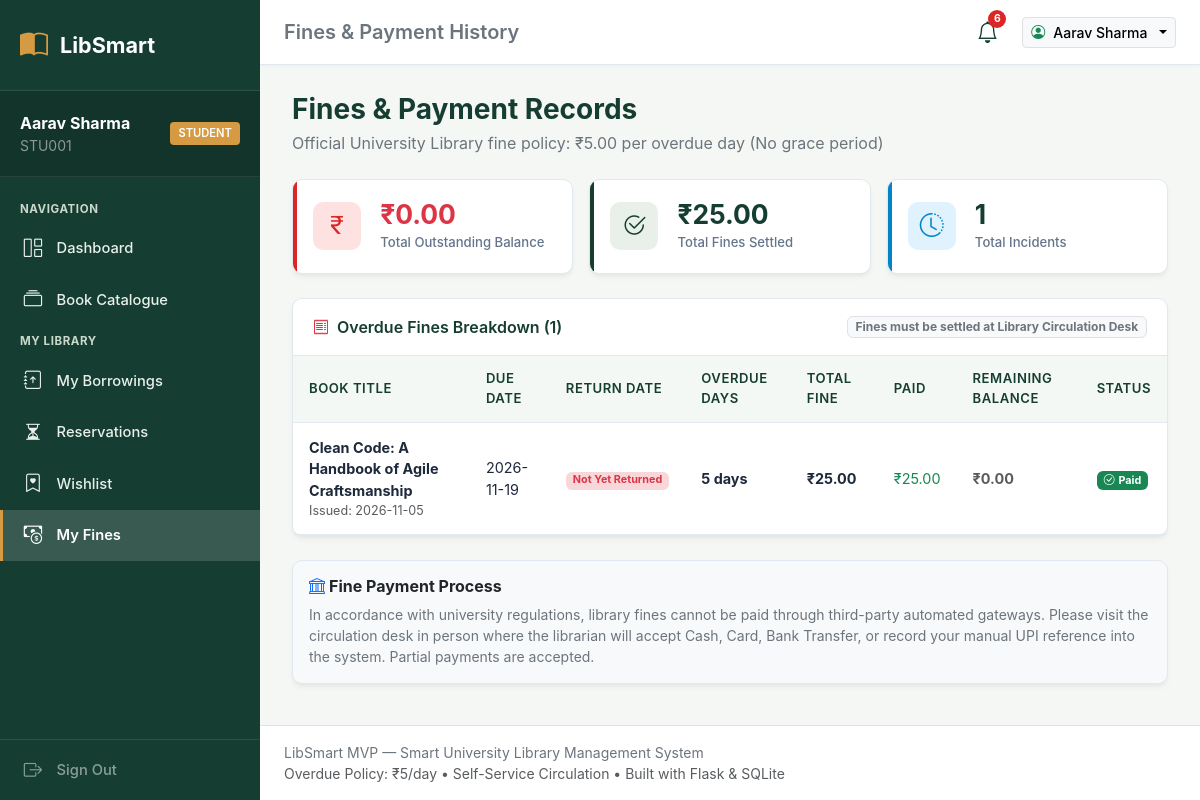
The app's page /my-fines (signed in) with its own data.
### tables this page shows
CREATE TABLE users (
    id INTEGER PRIMARY KEY AUTOINCREMENT,
    university_id TEXT UNIQUE NOT NULL,
    name TEXT NOT NULL,
    email TEXT UNIQUE NOT NULL,
    password_hash TEXT NOT NULL,
    role TEXT NOT NULL CHECK(role IN ('student', 'faculty', 'librarian', 'admin')),
    max_borrow_limit INTEGER NOT NULL DEFAULT 3,
    is_active INTEGER NOT NULL DEFAULT 1,
    created_at TIMESTAMP DEFAULT CURRENT_TIMESTAMP
);

CREATE TABLE fines (
    id INTEGER PRIMARY KEY AUTOINCREMENT,
    borrowing_id INTEGER NOT NULL REFERENCES borrowings(id) ON DELETE CASCADE,
    user_id INTEGER NOT NULL REFERENCES users(id) ON DELETE CASCADE,
    overdue_days INTEGER NOT NULL DEFAULT 0,
    amount REAL NOT NULL DEFAULT 0.0,
    status TEXT NOT NULL DEFAULT 'unpaid' CHECK(status IN ('unpaid', 'partially_paid', 'paid')),
    created_at TIMESTAMP DEFAULT CURRENT_TIMESTAMP,
    updated_at TIMESTAMP DEFAULT CURRENT_TIMESTAMP
);

CREATE TABLE books (
    id INTEGER PRIMARY KEY AUTOINCREMENT,
    isbn TEXT UNIQUE NOT NULL,
    title TEXT NOT NULL,
    author TEXT NOT NULL,
    publisher TEXT,
    edition TEXT,
    publication_year INTEGER,
    category_id INTEGER NOT NULL REFERENCES categories(id) ON DELETE RESTRICT,
    description TEXT,
    cover_image TEXT,
    shelf_location TEXT,
    created_at TIMESTAMP DEFAULT CURRENT_TIMESTAMP
);

CREATE TABLE borrowings (
    id INTEGER PRIMARY KEY AUTOINCREMENT,
    user_id INTEGER NOT NULL REFERENCES users(id) ON DELETE CASCADE,
    copy_id INTEGER NOT NULL REFERENCES book_copies(id) ON DELETE CASCADE,
    book_id INTEGER NOT NULL REFERENCES books(id) ON DELETE CASCADE,
    issue_date DATE NOT NULL,
    due_date DATE NOT NULL,
    return_request_date DATE,
    return_date DATE,
    status TEXT NOT NULL DEFAULT 'borrowed' CHECK(status IN ('borrowed', 'return_pending', 'returned', 'overdue')),
    renewal_count INTEGER NOT NULL DEFAULT 0,
    created_at TIMESTAMP DEFAULT CURRENT_TIMESTAMP
);

### app.py (the view)
@app.route('/my-fines')
@login_required
@role_required('student', 'faculty')
def my_fines():
    user_id = session['user_id']
    fines = models.get_user_fines(user_id)
    total_outstanding = sum(f['remaining_balance'] for f in fines if f['remaining_balance'] > 0)
    total_paid_all = sum(f['total_paid'] for f in fines)
    return render_template('my_fines.html', fines=fines, total_outstanding=total_outstanding, total_paid_all=total_paid_all)

### app.py (called while the page is built)
def login_required(f):
    @wraps(f)
    def decorated_function(*args, **kwargs):
        if 'user_id' not in session:
            flash("Please sign in to access the library portal.", "warning")
            return redirect(url_for('login', next=request.url))
        return f(*args, **kwargs)
    return decorated_function

def role_required(*allowed_roles):
    def decorator(f):
        @wraps(f)
        def decorated_function(*args, **kwargs):
            if 'user_id' not in session:
                flash("Please sign in to proceed.", "warning")
                return redirect(url_for('login'))
            user_role = session.get('role')
            if user_role not in allowed_roles:
                flash(f"Access denied. This section is restricted to {', '.join(allowed_roles)} accounts.", "danger")
                return redirect(url_for('dashboard'))
            return f(*args, **kwargs)
        return decorated_function
    return decorator

@app.before_request
def load_user_and_reminders():
    g.user = None
    if 'user_id' in session:
        user = models.get_user_by_id(session['user_id'])
        if user and user['is_active']:
            g.user = user
            models.check_and_generate_due_reminders(user['id'])
        else:
            session.clear()

@app.context_processor
def inject_global_data():
    unread_count = 0
    if g.user:
        unread_count = models.get_unread_notification_count(g.user['id'])
    return {
        'unread_notification_count': unread_count,
        'current_user': g.user
    }

### database.py (called while the page is built)
def get_db():
    if 'db' not in g:
        g.db = sqlite3.connect(
            Config.DATABASE,
            detect_types=sqlite3.PARSE_DECLTYPES | sqlite3.PARSE_COLNAMES
        )
        g.db.row_factory = sqlite3.Row
        g.db.execute("PRAGMA foreign_keys = ON")
    return g.db

def query_db(query, args=(), one=False):
    cur = get_db().execute(query, args)
    rv = cur.fetchall()
    cur.close()
    return (rv[0] if rv else None) if one else rv

### models.py (called while the page is built)
def get_user_by_id(user_id):
    return query_db("SELECT * FROM users WHERE id = ?", (user_id,), one=True)

def get_unread_notification_count(user_id):
    res = query_db("""
        SELECT COUNT(*) as cnt FROM notifications
        WHERE user_id = ? AND is_read = 0
    """, (user_id,), one=True)
    return res['cnt'] if res else 0

### templates/my_fines.html (shortened to what this page needs)
{% extends 'base.html' %}
{% block header_title %}Fines & Payment History{% endblock %}
{% block content %}
<div class="d-flex justify-content-between align-items-center mb-4">
    <div>
        <h3 class="fw-bold mb-1" style="color: var(--forest-green);">Fines & Payment Records</h3>
        <p class="text-secondary mb-0">Official University Library fine policy: ₹5.00 per overdue day (No grace period)</p>
    </div>
</div>
<div class="row g-3 mb-4">
    <div class="col-md-4">
        <div class="kpi-card accent-danger">
            <div class="kpi-icon danger"><i class="bi bi-currency-rupee"></i></div>
            <div>
                <div class="kpi-value text-danger">₹{{ "%.2f"|format(total_outstanding) }}</div>
                <div class="kpi-label">Total Outstanding Balance</div>
            </div>
        </div>
    </div>
    <div class="col-md-4">
        <div class="kpi-card">
            <div class="kpi-icon green"><i class="bi bi-check2-circle"></i></div>
            <div>
                <div class="kpi-value">₹{{ "%.2f"|format(total_paid_all) }}</div>
                <div class="kpi-label">Total Fines Settled</div>
            </div>
        </div>
    </div>
    <div class="col-md-4">
        <div class="kpi-card accent-info">
            <div class="kpi-icon info"><i class="bi bi-clock-history"></i></div>
            <div>
                <div class="kpi-value">{{ fines|length }}</div>
                <div class="kpi-label">Total Incidents</div>
            </div>
        </div>
    </div>
</div>
<div class="card-academic mb-4">
    <div class="card-header-academic">
        <span class="d-flex align-items-center gap-2">
            <i class="bi bi-receipt text-danger"></i>
            <span>Overdue Fines Breakdown ({{ fines|length }})</span>
        </span>
        <span class="badge bg-light text-secondary border">Fines must be settled at Library Circulation Desk</span>
    </div>
    <div class="card-body p-0">
        {% if fines %}
        <div class="table-responsive">
            <table class="table-academic">
                <thead>
                    <tr>
                        <th>Book Title</th>
                        <th>Due Date</th>
                        <th>Return Date</th>
                        <th>Overdue Days</th>
                        <th>Total Fine</th>
                        <th>Paid</th>
                        <th>Remaining Balance</th>
                        <th>Status</th>
                    </tr>
                </thead>
                <tbody>
                    {% for f in fines %}
                    <tr>
                        <td>
                            <strong>{{ f.book_title }}</strong>
                            <div class="small text-muted">Issued: {{ f.issue_date }}</div>
                        </td>
                        <td>{{ f.due_date }}</td>
                        <td>
                            {% if f.return_date %}
                            <span class="badge bg-light text-dark border">{{ f.return_date }}</span>
                            {% else %}
                            <span class="badge bg-danger-subtle text-danger">Not Yet Returned</span>
                            {% endif %}
                        </td>
                        <td><span class="fw-bold">{{ f.overdue_days }} days</span></td>
                        <td class="fw-bold">₹{{ "%.2f"|format(f.amount) }}</td>
                        <td class="text-success">₹{{ "%.2f"|format(f.total_paid) }}</td>
                        <td class="fw-bold {% if f.remaining_balance > 0 %}text-danger{% else %}text-muted{% endif %}">
                            ₹{{ "%.2f"|format(f.remaining_balance) }}
                        </td>
                        <td>
                            {% if f.status == 'paid' %}
                            <span class="badge bg-success"><i class="bi bi-check-circle me-1"></i>Paid</span>
                            {% elif f.status == 'partially_paid' %}
                            <span class="badge bg-warning text-dark"><i class="bi bi-pie-chart me-1"></i>Partially Paid</span>
                            {% else %}
                            <span class="badge bg-danger"><i class="bi bi-x-circle me-1"></i>Unpaid</span>
                            {% endif %}
                        </td>
                    </tr>
                    {% endfor %}
                </tbody>
            </table>
        </div>
        {% else %}
        <div class="p-4 text-center text-muted">
            <i class="bi bi-shield-check fs-1 text-success"></i>
            <p class="mt-2 mb-0">Congratulations! You have zero library fines on your university record.</p>
        </div>
        {% endif %}
    </div>
</div>
<div class="card-academic p-3 bg-light">
    <h6 class="fw-bold text-dark mb-2"><i class="bi bi-bank text-primary me-1"></i>Fine Payment Process</h6>
    <p class="small text-secondary mb-0">
        In accordance with university regulations, library fines cannot be paid through third-party automated gateways. Please visit the circulation desk in person where the librarian will accept Cash, Card, Bank Transfer, or record your manual UPI reference into the system. Partial payments are accepted.
    </p>
</div>
{% endblock %}

### templates/base.html (shortened to what this page needs)
<!DOCTYPE html>
<html lang="en">
<head>
    <link href="https://cdn.jsdelivr.net/npm/bootstrap@5.3.3/dist/css/bootstrap.min.css" rel="stylesheet">
    <link href="https://cdn.jsdelivr.net/npm/bootstrap-icons@1.11.3/font/bootstrap-icons.min.css" rel="stylesheet">
    <link rel="stylesheet" href="{{ url_for('static', filename='css/style.css') }}">
</head>
<body>
    <div class="app-wrapper">
        {% if session.get('user_id') %}
        <aside class="sidebar">
            <a href="{{ url_for('dashboard') }}" class="sidebar-brand">
                <i class="bi bi-book-half"></i>
                <span>LibSmart</span>
            </a>
            <div class="sidebar-user">
                <div class="d-flex align-items-center justify-content-between">
                    <div>
                        <div class="fw-bold text-white text-truncate" style="max-width: 150px;">{{ session.get('name') }}</div>
                        <div class="text-white-50 small">{{ session.get('university_id') }}</div>
                    </div>
                    <span class="user-badge">{{ session.get('role') }}</span>
                </div>
            </div>
            <nav class="sidebar-nav">
                <div class="nav-section-title">Navigation</div>
                <a href="{{ url_for('dashboard') }}" class="sidebar-link {% if request.endpoint == 'dashboard' %}active{% endif %}">
                    <i class="bi bi-grid-1x2"></i>
                    <span>Dashboard</span>
                </a>
                <a href="{{ url_for('catalogue') }}" class="sidebar-link {% if request.endpoint in ('catalogue', 'book_detail') %}active{% endif %}">
                    <i class="bi bi-collection"></i>
                    <span>Book Catalogue</span>
                </a>
                {% if session.get('role') in ('student', 'faculty') %}
                <div class="nav-section-title">My Library</div>
                <a href="{{ url_for('my_borrowings') }}" class="sidebar-link {% if request.endpoint == 'my_borrowings' %}active{% endif %}">
                    <i class="bi bi-journal-arrow-up"></i>
                    <span>My Borrowings</span>
                </a>
                <a href="{{ url_for('my_reservations') }}" class="sidebar-link {% if request.endpoint == 'my_reservations' %}active{% endif %}">
                    <i class="bi bi-hourglass-split"></i>
                    <span>Reservations</span>
                </a>
                <a href="{{ url_for('my_wishlist') }}" class="sidebar-link {% if request.endpoint == 'my_wishlist' %}active{% endif %}">
                    <i class="bi bi-bookmark-heart"></i>
                    <span>Wishlist</span>
                </a>
                <a href="{{ url_for('my_fines') }}" class="sidebar-link {% if request.endpoint == 'my_fines' %}active{% endif %}">
                    <i class="bi bi-cash-coin"></i>
                    <span>My Fines</span>
                </a>
                {% endif %}
            </nav>
            <div class="sidebar-footer">
                <a href="{{ url_for('logout') }}" class="sidebar-link text-white-50 p-0">
                    <i class="bi bi-box-arrow-right"></i>
                    <span>Sign Out</span>
                </a>
            </div>
        </aside>
        {% endif %}
        <div class="main-wrapper">
            <header class="top-navbar">
                <div class="d-flex align-items-center gap-3">
                    <h5 class="mb-0 fw-semibold text-secondary">
                        {% block header_title %}Smart University Library{% endblock %}
                    </h5>
                </div>
                <div class="d-flex align-items-center gap-3">
                    {% if session.get('user_id') %}
                    <a href="{{ url_for('notifications') }}" class="nav-bell-btn" title="Notifications">
                        <i class="bi bi-bell"></i>
                        {% if unread_notification_count and unread_notification_count > 0 %}
                        <span class="nav-bell-badge">{{ unread_notification_count }}</span>
                        {% endif %}
                    </a>
                    <div class="dropdown">
                        <button class="btn btn-sm btn-light border dropdown-toggle d-flex align-items-center gap-2" data-bs-toggle="dropdown">
                            <i class="bi bi-person-circle text-success"></i>
                            <span class="fw-medium">{{ session.get('name') }}</span>
                        </button>
                    </div>
                    {% else %}
                    <a href="{{ url_for('login') }}" class="btn btn-forest btn-sm">Sign In</a>
                    {% endif %}
                </div>
            </header>
            <main class="content-body">
                {% block content %}{% endblock %}
            </main>
            <footer class="py-3 px-4 text-center text-secondary small border-top bg-white">
                <div class="d-flex flex-wrap justify-content-between align-items-center">
                    <span>LibSmart MVP — Smart University Library Management System</span>
                    <span class="text-muted">Overdue Policy: ₹5/day • Self-Service Circulation • Built with Flask & SQLite</span>
                </div>
            </footer>
        </div>
    </div>
</body>
</html>

### records on screen
users: get "Aarav Sharma", get "STU001", get "STUDENT"
fines: book_title "Clean Code: A Handbook of Agile Craftsmanship", issue_date "2026-11-05", due_date "2026-11-19", overdue_days "5", amount "25.00", total_paid "25.00", remaining_balance "0.00", status "paid" (drawn)

### other values on screen
{{ unread_notification_count }} "6"
{{ "%.2f"|format(total_outstanding) }} "0.00"
{{ "%.2f"|format(total_paid_all) }} "25.00"
{{ fines|length }} "1"
